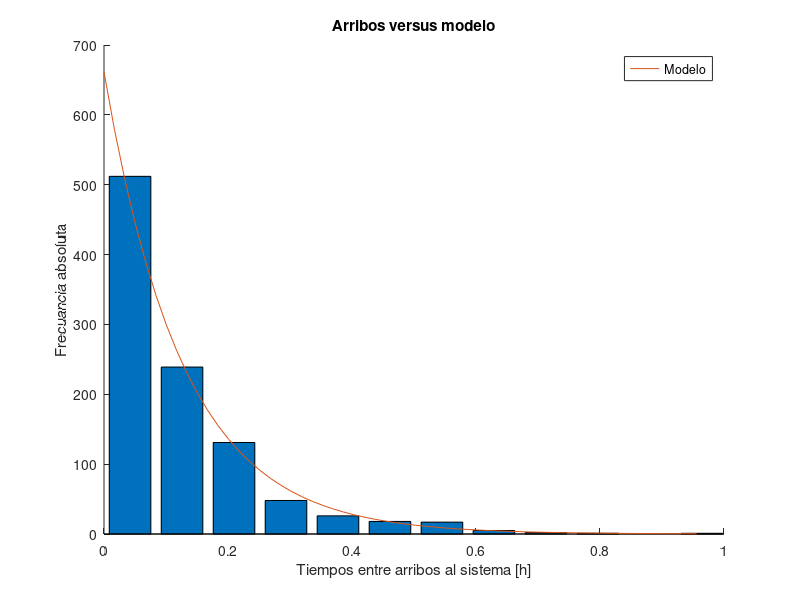

The MATLAB script that drew this image: (Note: this script raises an error after producing the figure.)
%%%%%%%%%%%%%%%%%%%%%%%%%%%%%%%%%%%%%%%%%%%%%%%%%%%%%%%%%%%%%%%%%%%%%%%%%%%%%%%
% Archivo: modelo_llegadas.m
% Genera un histograma, plot q-q y aplica el test chi cuadrado a los
% datos correspondientes al "intervalo entre llegadas al sistema".
clear all;

%cargo los arribos
load arriboscop.mat

% Cargamos las horas de llegadas.
n = length(arriboscop);

% Parametros
clases = 12;		% Cant de clases para el histograma
significacion = 0.05;	% Nivel de significacion para el test chi cuadrado

% Armamos un histograma
%marcas = (0:clases) * ancho + ancho/2;
[f marcas] = hist(arriboscop, 12);

ancho = marcas(2)-marcas(1);

% Como asumimos que los datos provienen de una distribucion 
% exponencial, estimamos lambda como la inversa de la media.
lambda_est = 1 / ((f*marcas') / n)

% Calculamos los valores teoricos de la distribucion, para cada
% una de las marcas de clase.
sup = 1 - exp( -lambda_est * (marcas+ancho/2));
inf = 1 - exp( -lambda_est * (marcas-ancho/2));
teorico = n * (sup - inf);

% Generamos un set de datos con mas valores para poder graficar una curva
% mas suave en el histograma. 
dt = ancho/5;
t = 0:dt:max(marcas);
sup = 1 - exp( -lambda_est * (t+dt/2));
inf = 1 - exp( -lambda_est * (t-dt/2));
z = n * 5 * (sup - inf);

% Mostramos el grafico y lo guardamos en formato eps

figure(2);
clf;
hold on;
bar(marcas, f);
xlabel("Tiempos entre arribos al sistema [h]");
ylabel("Frecuancia absoluta");
title("Arribos versus modelo");
plot(t, z, ";Modelo;");
print -deps -mono arribos_vs_model.eps 
hold off;


% Calculamos el estadistico chi cuadrado
chi_est = 0;
printf("tabla chi:\n");
for i=1:clases
	printf("%d|%f|%f|%f|%f|%f\n",i,f(i),teorico(i),teorico(i) - f(i), (teorico(i) - f(i))^2, ( ( teorico(i) - f(i) )^2 / teorico(i) ) );
	chi_est = chi_est + ((teorico(i) - f(i))^2 / teorico(i));
end
chi_est

% Calculamos el valor critico 
chi_tabla = chi2inv(1 - significacion, clases - 2)

% Imprimimos resultado del test
if chi_est >= chi_tabla
	printf("Los datos no provienen de una distribucion exponencial.\n");
else
	printf("No puedo decir que no sean de una distribucion exponencial.\n");
end

%KS
f
D = test_ks(f, teorico);

% Calculamos quantiles de la muestra y teoricos
quantil_muestra = sort(arriboscop);
quantil_teorico = (-1 / lambda_est) * log( 1 - (((1:n) - 0.5) / n));

% Los graficamos

figure(3);
clf;
hold on;
plot(quantil_muestra, quantil_teorico, '@');

n = 0:dt:1;

plot(n, n); 
xlabel("Cuantiles de la muestra");
ylabel("Cuantiles del modelo teorico");
title("Plot QQ de los datos estandarizados");
print -deps -mono qqplot_arribos.eps 

% Aplicamos el test KS.

% Normalizo los datos en el intervalo (0, 1)
n = length(arriboscop);

% Genero un histograma

figure(4);
clf;
hist(arriboscop, 12);
xlabel("Intervalos de clase");
ylabel("Cantidad de arribos");
title("Histograma del tiempo entre arribo de unidades");
[f marcas] = hist(arriboscop, clases);
print -deps -mono hist_arribos.eps 

% Computo los estadisticos
%%printf("tabla de ks:\n");

%f = f / n;
%for i=1:length(f)
%	printf("|%f",f(i));
%end
%printf("\n");



%F(1) = 0;
%for k =1:clases
%	F(k+1) = sum(f(1:k));
%end
%for i=2:length(F)
%	printf("|%f",F(i));
%end
%printf("\n");
%F

%Dmas = max(F(2:clases+1) - marcas);
%Dmenos = max(marcas - F(1:clases));
%D = max(Dmas, Dmenos)


